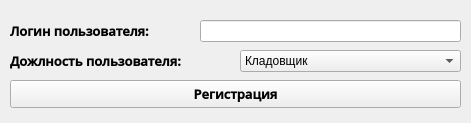
<?xml version="1.0" encoding="UTF-8"?>
<ui version="4.0">
 <class>Form</class>
 <widget class="QWidget" name="Form">
  <property name="geometry">
   <rect>
    <x>0</x>
    <y>0</y>
    <width>471</width>
    <height>123</height>
   </rect>
  </property>
  <property name="windowTitle">
   <string>Form</string>
  </property>
  <widget class="QLabel" name="label">
   <property name="geometry">
    <rect>
     <x>10</x>
     <y>20</y>
     <width>191</width>
     <height>21</height>
    </rect>
   </property>
   <property name="font">
    <font>
     <family>Open Sans SemiBold</family>
     <pointsize>10</pointsize>
     <weight>75</weight>
     <bold>true</bold>
    </font>
   </property>
   <property name="text">
    <string>Логин пользователя: </string>
   </property>
  </widget>
  <widget class="QLineEdit" name="loginOfNewUser">
   <property name="geometry">
    <rect>
     <x>200</x>
     <y>20</y>
     <width>261</width>
     <height>22</height>
    </rect>
   </property>
  </widget>
  <widget class="QLabel" name="label_2">
   <property name="geometry">
    <rect>
     <x>10</x>
     <y>50</y>
     <width>231</width>
     <height>21</height>
    </rect>
   </property>
   <property name="font">
    <font>
     <family>Open Sans SemiBold</family>
     <pointsize>10</pointsize>
     <weight>75</weight>
     <bold>true</bold>
    </font>
   </property>
   <property name="text">
    <string>Дожлность пользователя: </string>
   </property>
  </widget>
  <widget class="QComboBox" name="positionOfNewUser">
   <property name="geometry">
    <rect>
     <x>240</x>
     <y>50</y>
     <width>221</width>
     <height>22</height>
    </rect>
   </property>
   <item>
    <property name="text">
     <string>Кладовщик</string>
    </property>
   </item>
   <item>
    <property name="text">
     <string>Менеджер смены</string>
    </property>
   </item>
   <item>
    <property name="text">
     <string>Инженер</string>
    </property>
   </item>
   <item>
    <property name="text">
     <string>Тестировщик</string>
    </property>
   </item>
   <item>
    <property name="text">
     <string>Руководитель отдела продаж</string>
    </property>
   </item>
   <item>
    <property name="text">
     <string>Руководитель цеха производства</string>
    </property>
   </item>
   <item>
    <property name="text">
     <string>Руководитель отдела закупок</string>
    </property>
   </item>
  </widget>
  <widget class="QPushButton" name="registerNewUser">
   <property name="geometry">
    <rect>
     <x>10</x>
     <y>80</y>
     <width>451</width>
     <height>28</height>
    </rect>
   </property>
   <property name="font">
    <font>
     <family>Open Sans SemiBold</family>
     <pointsize>10</pointsize>
     <weight>75</weight>
     <bold>true</bold>
    </font>
   </property>
   <property name="text">
    <string>Регистрация</string>
   </property>
  </widget>
 </widget>
 <resources/>
 <connections/>
</ui>
